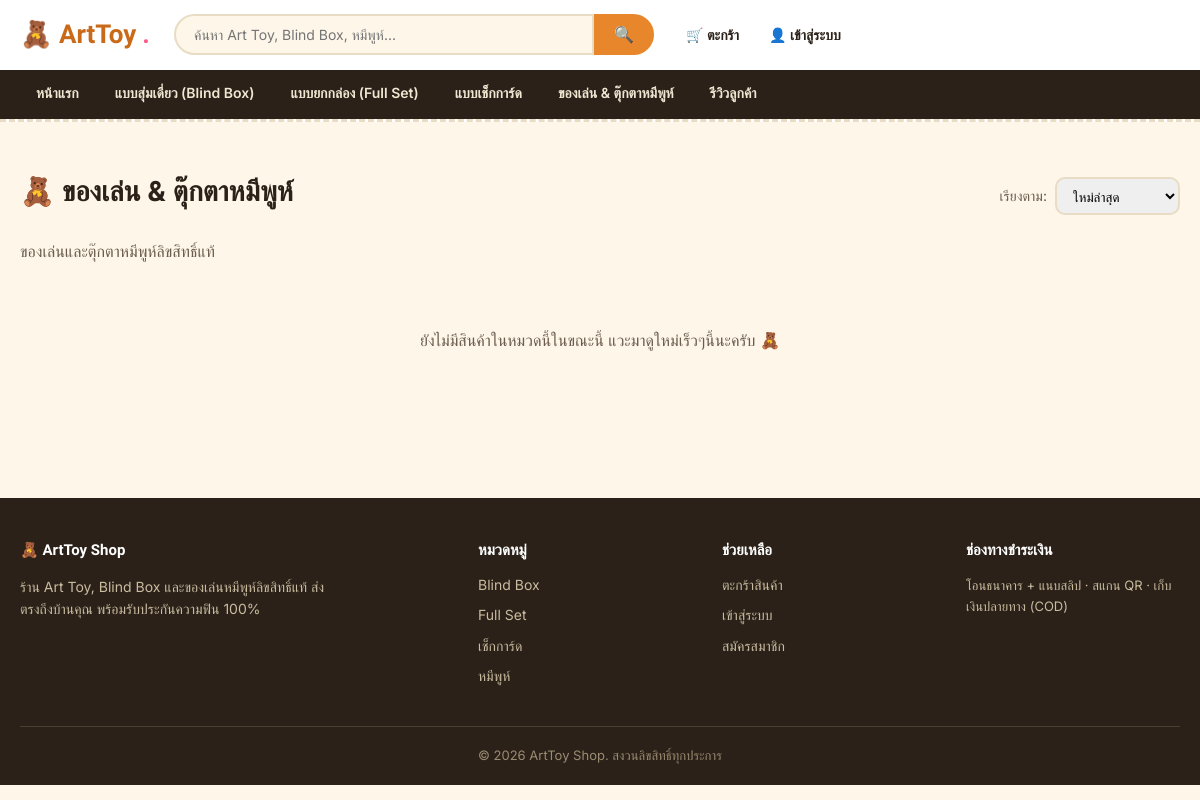
/category.php?slug=winnie-the-pooh, run on the app's committed database.
### tables this page shows
CREATE TABLE IF NOT EXISTS categories (
    category_id INT AUTO_INCREMENT PRIMARY KEY,
    name VARCHAR(100) NOT NULL,
    slug VARCHAR(100) NOT NULL UNIQUE,
    description TEXT,
    icon VARCHAR(50) DEFAULT NULL,
    sort_order INT DEFAULT 0,
    created_at TIMESTAMP DEFAULT CURRENT_TIMESTAMP
);

### includes/functions.php (called while the page is built, shortened)
<?php
function isLoggedIn() {
    return isset($_SESSION['member_id']);
}
function sanitize($str) {
    return htmlspecialchars(trim($str ?? ''), ENT_QUOTES, 'UTF-8');
}

### category.php (the view, shortened to what this page needs)
<?php
require_once __DIR__ . '/includes/init.php';
$slug = $_GET['slug'] ?? '';
$category = null;
if ($slug) {
    $stmt = $pdo->prepare("SELECT * FROM categories WHERE slug = ?");
    $stmt->execute([$slug]);
    $category = $stmt->fetch();
}
$sort = $_GET['sort'] ?? 'newest';
$orderBy = match ($sort) {
    'price_asc'  => 'p.price ASC',
    'price_desc' => 'p.price DESC',
    default      => 'p.created_at DESC',
};
if ($category) {
    $stmt = $pdo->prepare("SELECT p.*, c.name AS category_name FROM products p
        JOIN categories c ON c.category_id = p.category_id
        WHERE p.is_active = 1 AND p.category_id = ?
        ORDER BY $orderBy");
    $stmt->execute([$category['category_id']]);
} else {
    $stmt = $pdo->query("SELECT p.*, c.name AS category_name FROM products p
        JOIN categories c ON c.category_id = p.category_id
        WHERE p.is_active = 1
        ORDER BY $orderBy");
}
$products = $stmt->fetchAll();
$allCategories = $pdo->query("SELECT * FROM categories ORDER BY sort_order ASC")->fetchAll();
require __DIR__ . '/includes/header.php';
?>
<section class="section">
    <div class="container">
        <div class="section-head">
            <h2><?= $category ? sanitize($category['icon'] . ' ' . $category['name']) : 'สินค้าทั้งหมด' ?></h2>
            <form method="get" style="display:flex; gap:8px; align-items:center;">
                <label for="sort" style="font-size:14px; color:var(--color-ink-soft);">เรียงตาม:</label>
                <select id="sort" name="sort" onchange="this.form.submit()" style="padding:8px 12px; border-radius:10px; border:2px solid var(--color-border); font-family:var(--font-body);">
                    <option value="newest" <?= $sort === 'newest' ? 'selected' : '' ?>>ใหม่ล่าสุด</option>
                </select>
            </form>
        </div>
        <?php if ($category): ?>
        <p style="color:var(--color-ink-soft); margin-top:-14px; margin-bottom:24px;"><?= sanitize($category['description']) ?></p>
        <?php endif; ?>
        <?php if (empty($products)): ?>
            <p style="color:var(--color-ink-soft); padding:40px 0; text-align:center;">ยังไม่มีสินค้าในหมวดนี้ในขณะนี้ แวะมาดูใหม่เร็วๆนี้นะครับ 🧸</p>
        <?php else: ?>
        <div class="product-grid">
            <?php foreach ($products as $p): include __DIR__ . '/includes/product_card.php'; endforeach; ?>
        </div>
        <?php endif; ?>
    </div>
</section>
<?php require __DIR__ . '/includes/footer.php'; ?>

### includes/header.php (shortened to what this page needs)
<?php
$navCategories = $pdo->query("SELECT name, slug FROM categories ORDER BY sort_order ASC")->fetchAll();
$currentSlug = $_GET['category'] ?? '';
?>
<!DOCTYPE html>
<html lang="th">
<head>
<link rel="stylesheet" href="/assets/css/style.css">
</head>
<body>
<header class="site-header">
    <div class="header-inner">
        <a href="/index.php" class="logo">🧸 ArtToy<span class="dot">.</span></a>
        <form class="search-bar" action="/search.php" method="get">
            <input type="text" name="q" placeholder="ค้นหา Art Toy, Blind Box, หมีพูห์..." value="<?= sanitize($_GET['q'] ?? '') ?>">
            <button type="submit" aria-label="ค้นหา">🔍</button>
        </form>
        <div class="header-actions">
            <a href="/cart.php" class="icon-btn" aria-label="ตะกร้าสินค้า">
                🛒 ตะกร้า
            </a>
            <?php if (isLoggedIn()): ?>
                <a href="/member/dashboard.php" class="icon-btn">👤 สมาชิก</a>
                <a href="/logout.php" class="icon-btn">ออกจากระบบ</a>
            <?php else: ?>
                <a href="/login.php" class="icon-btn">👤 เข้าสู่ระบบ</a>
            <?php endif; ?>
        </div>
    </div>
    <nav class="main-nav">
        <div class="container">
            <a href="/index.php" class="<?= $currentSlug === '' && basename($_SERVER['PHP_SELF']) === 'index.php' ? 'active' : '' ?>">หน้าแรก</a>
            <?php foreach ($navCategories as $cat): ?>
                <a href="/category.php?slug=<?= urlencode($cat['slug']) ?>" class="<?= $currentSlug === $cat['slug'] ? 'active' : '' ?>"><?= sanitize($cat['name']) ?></a>
            <?php endforeach; ?>
            <a href="/reviews.php">รีวิวลูกค้า</a>
        </div>
    </nav>
</header>

### assets/css/style.css (style rules this page uses)
:root { --color-bg: #FDF6E9; --color-ink: #2B2118; --color-ink-soft: #6B5C4D; --color-honey: #E8862C; --color-honey-dark: #C96A18; --color-bubblegum: #FF5C8A; --color-mint: #3FA796; --color-card: #FFFFFF; --color-border: #E8DCC4; --color-danger: #D9483B; --font-display: 'Baloo 2', system-ui, sans-serif; --font-body: 'Inter', system-ui, sans-serif; --radius-card: 18px; --radius-pill: 999px; --shadow-card: 0 4px 14px rgba(43,33,24,0.08); --shadow-pop: 0 10px 30px rgba(43,33,24,0.16); --max-width: 1200px; }
* { box-sizing: border-box; }
html { scroll-behavior: smooth; }
body { margin: 0; font-family: var(--font-body); background: var(--color-bg); color: var(--color-ink); line-height: 1.6; }
a { color: inherit; text-decoration: none; }
.container { max-width: var(--max-width); margin: 0 auto; padding: 0 20px; }
h1, h2, h3, h4 { font-family: var(--font-display); font-weight: 700; margin: 0 0 0.5em; color: var(--color-ink); }
.site-header { background: var(--color-card); border-bottom: 3px dashed var(--color-border); position: sticky; top: 0; z-index: 100; }
.header-inner { display: flex; align-items: center; gap: 24px; padding: 14px 20px; max-width: var(--max-width); margin: 0 auto; }
.logo { font-family: var(--font-display); font-size: 26px; font-weight: 800; color: var(--color-honey-dark); display: flex; align-items: center; gap: 6px; white-space: nowrap; }
.logo span.dot { color: var(--color-bubblegum); }
.search-bar { flex: 1; display: flex; max-width: 480px; }
.search-bar input { flex: 1; border: 2px solid var(--color-border); border-radius: var(--radius-pill) 0 0 var(--radius-pill); padding: 10px 18px; font-size: 14px; font-family: var(--font-body); background: var(--color-bg); color: var(--color-ink); }
.search-bar button { border: 2px solid var(--color-honey); background: var(--color-honey); color: #fff; border-radius: 0 var(--radius-pill) var(--radius-pill) 0; padding: 0 18px; cursor: pointer; font-size: 16px; }
.header-actions { display: flex; align-items: center; gap: 14px; white-space: nowrap; }
.icon-btn { position: relative; display: inline-flex; align-items: center; gap: 6px; background: none; border: none; cursor: pointer; font-size: 14px; font-weight: 600; color: var(--color-ink); padding: 8px; font-family: var(--font-body); }
.main-nav { background: var(--color-ink); }
.main-nav .container { display: flex; gap: 4px; overflow-x: auto; }
.main-nav a { color: #F0E6D2; font-size: 14px; font-weight: 600; padding: 12px 16px; white-space: nowrap; border-bottom: 3px solid transparent; }
.section { padding: 48px 0; }
.section-head { display: flex; justify-content: space-between; align-items: baseline; margin-bottom: 24px; flex-wrap: wrap; gap: 10px; }
.section-head h2 { font-size: 28px; }

### data on the page
categories: name "แบบสุ่มเดี่ยว (Blind Box)"
categories: name "แบบยกกล่อง (Full Set)"
categories: name "แบบเช็กการ์ด"
categories: name "ของเล่น & ตุ๊กตาหมีพูห์", icon+name "🧸 ของเล่น & ตุ๊กตาหมีพูห์", description "ของเล่นและตุ๊กตาหมีพูห์ลิขสิทธิ์แท้"
